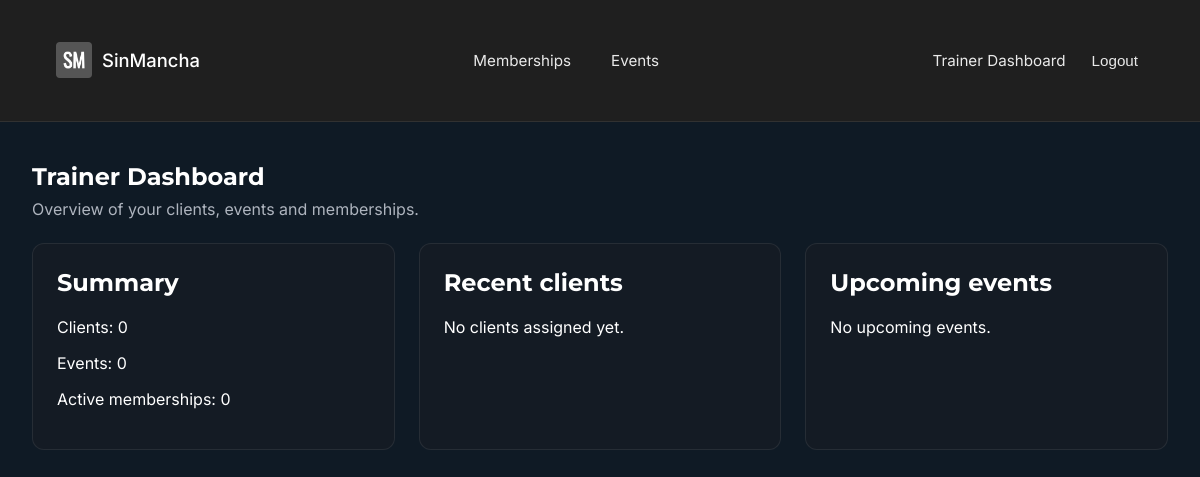
Page /trainer/dashboard/ (signed in) on the earlier database version.
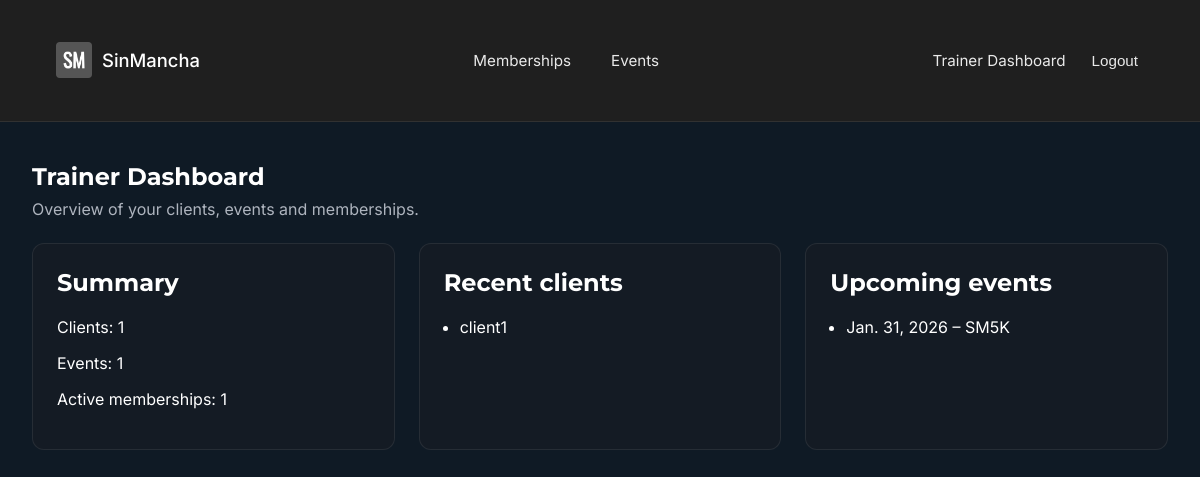
Same page on the later database version.
### club/models.py (models this page shows, shortened)
class ClientProfile(models.Model):
    user = models.OneToOneField(
        settings.AUTH_USER_MODEL,
        on_delete=models.CASCADE,
        related_name="client_profile",
    )
    phone = models.CharField(max_length=20, blank=True)
    emergency_contact_name = models.CharField(max_length=100, blank=True)
    emergency_contact_phone = models.CharField(max_length=20, blank=True)
    LEVEL_CHOICES = [
        ("beginner", "Beginner"),
        ("intermediate", "Intermediate"),
        ("advanced", "Advanced"),
    ]
    level = models.CharField(
        max_length=20,
        choices=LEVEL_CHOICES,
        default="beginner",
    )
    primary_trainer = models.ForeignKey(
        TrainerProfile,
        on_delete=models.CASCADE,
        related_name="clients",
        help_text="The trainer this client works with.",
        null=True,
        blank=True,
    )

class Event(models.Model):
    trainer = models.ForeignKey(
        TrainerProfile,
        on_delete=models.CASCADE,
        related_name="events",
        null=True,
        blank=True,
    )
    title = models.CharField(max_length=200)
    description = models.TextField(blank=True)
    date = models.DateField()
    start_time = models.TimeField()
    end_time = models.TimeField(blank=True, null=True)
    location = models.CharField(max_length=255, blank=True)
    EVENT_TYPE_CHOICES = [
        ("running_club", "Running club"),
        ("class", "Class / session"),
        ("challenge", "Challenge (e.g. 1000 burpees)"),
    ]
    event_type = models.CharField(
        max_length=20,
        choices=EVENT_TYPE_CHOICES,
        default="class",
    )
    distance_km = models.DecimalField(
        max_digits=4,
        decimal_places=1,
        blank=True,
        null=True,
        help_text="Optional: for running events.",
    )
    target_reps = models.PositiveIntegerField(
        blank=True,
        null=True,
        help_text="Optional: for challenge events (e.g. 1000 burpees).",
    )
    capacity = models.PositiveIntegerField(default=20)
    is_cancelled = models.BooleanField(default=False)
    price_non_member = models.DecimalField(
        max_digits=7,
        decimal_places=2,
        null=True,
        blank=True,
        help_text="Leave blank if this event is free for non-members.",
    )
    price_member = models.DecimalField(
        max_digits=7,
        decimal_places=2,
        null=True,
        blank=True,
        help_text="Leave blank if this event is free for members.",
    )
    class Meta:
        ordering = ["date", "start_time"]

### club/views.py (the view)
# urls.py: path("trainer/dashboard/", views.trainer_dashboard, name="trainer_dashboard"),
@login_required
@user_passes_test(is_trainer)
def trainer_dashboard(request):
    trainer = getattr(request.user, "trainer_profile", None)
    clients = ClientProfile.objects.none()
    events = Event.objects.none()
    memberships = Membership.objects.none()
    if trainer:
        clients = ClientProfile.objects.filter(primary_trainer=trainer)
        events = Event.objects.filter(trainer=trainer).order_by("date")
        memberships = Membership.objects.filter(plan__trainer=trainer)
    context = {
        "client_count": clients.count(),
        "event_count": events.count(),
        "active_memberships": memberships.filter(status="active").count(),
        "clients": clients[:10],
        "events": events[:5],
    }
    return render(request, "trainer/dashboard.html", context)

### club/views.py (called while the page is built)
def is_trainer(user):
    return user.is_staff or hasattr(user, "trainer_profile")

### templates/trainer/dashboard.html (shortened to what this page needs)
{% extends "base.html" %}
{% block content %}
<section class="page-header">
  <h1>Trainer Dashboard</h1>
  <p>Overview of your clients, events and memberships.</p>
</section>
<section class="dashboard-grid">
  <div class="card">
    <h2>Summary</h2>
    <p>Clients: {{ client_count }}</p>
    <p>Events: {{ event_count }}</p>
    <p>Active memberships: {{ active_memberships }}</p>
  </div>
  <div class="card">
    <h2>Recent clients</h2>
    {% if clients %}
      <ul style="padding-left:1rem;">
        {% for client in clients %}
          <li>{{ client.user.get_full_name|default:client.user.username }}</li>
        {% endfor %}
      </ul>
    {% else %}
      <p>No clients assigned yet.</p>
    {% endif %}
  </div>
  <div class="card">
    <h2>Upcoming events</h2>
    {% if events %}
      <ul style="padding-left:1rem;">
        {% for event in events %}
          <li>{{ event.date }} – {{ event.title }}</li>
        {% endfor %}
      </ul>
    {% else %}
      <p>No upcoming events.</p>
    {% endif %}
  </div>
</section>
{% endblock %}

Differences in the rows shown:
added ClientProfile: user.get_full_name "client1"
added Event: date "Jan. 31, 2026", title "SM5K"
Other differences:
{{ client_count }}: "0" → "1"
{{ event_count }}: "0" → "1"
{{ active_memberships }}: "0" → "1"
text no longer shown: "No clients assigned yet. No upcoming events."
